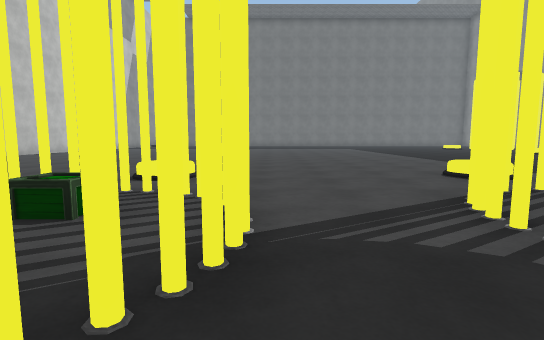
[1] (above)

18 first-person views from a walk through a scene from a Unity 3-D project. The camera is 1.2 m above the floor, tilts 6° down and sees 85° across. The floor is counted in squares, 2 m on a side. Each view is taken from the middle of a square. On the plan, view 1 faces up. The plan holds only what a view shows up to about 9 squares ahead; the rest is blank. The place goes on beyond the plan. The player is left out. Some surface patterns are stand-ins.

[2]
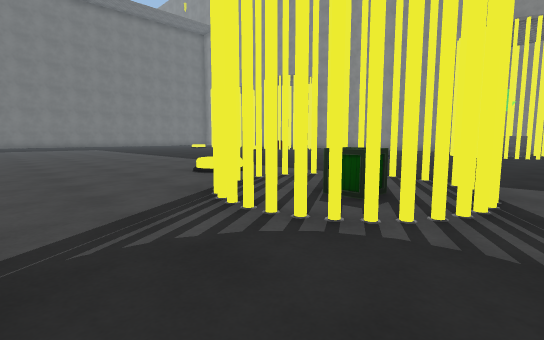

[3]
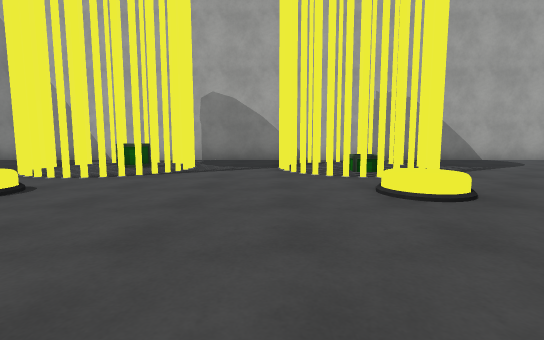

[4]
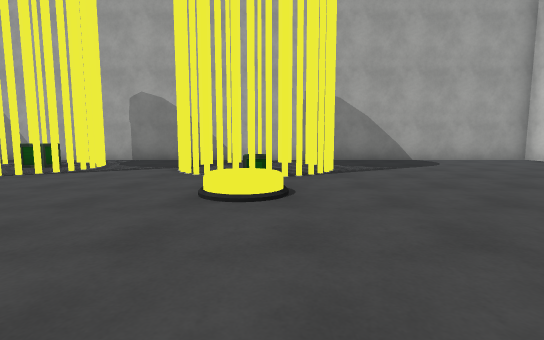

[5]
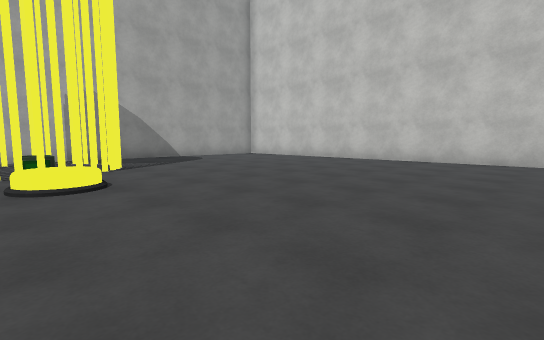

[6]
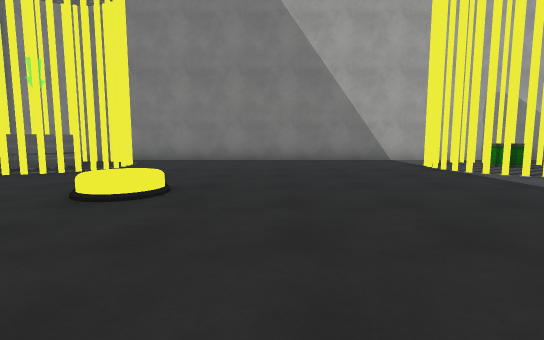

[7]
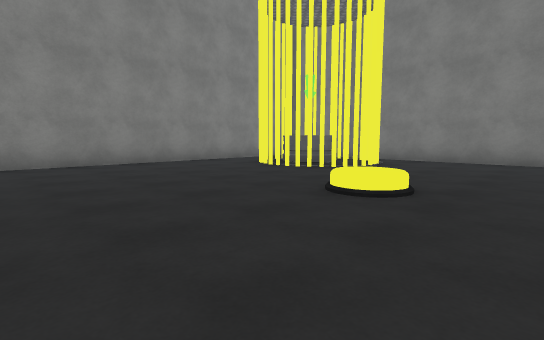

[8]
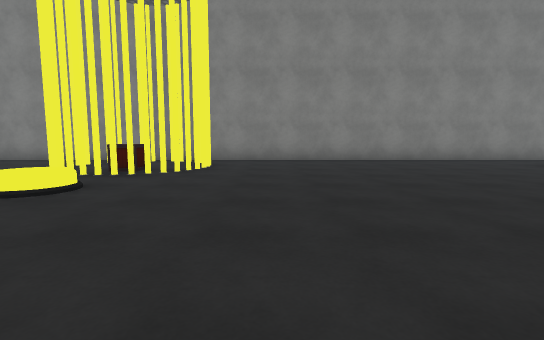

[9]
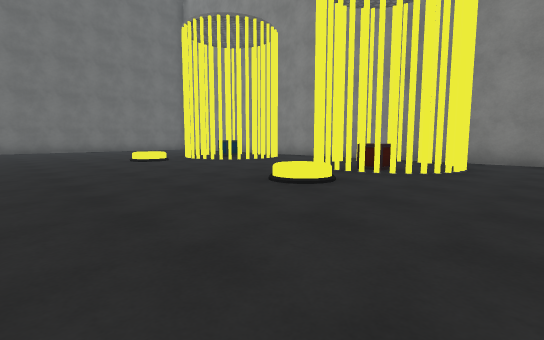

[10]
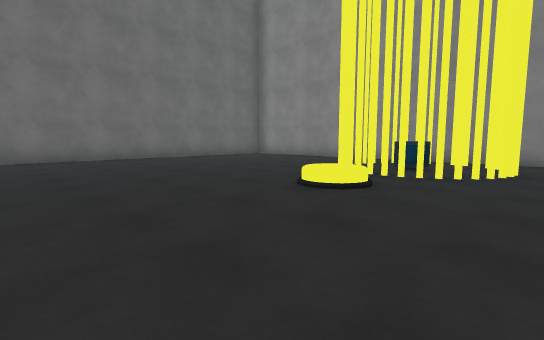

[11]
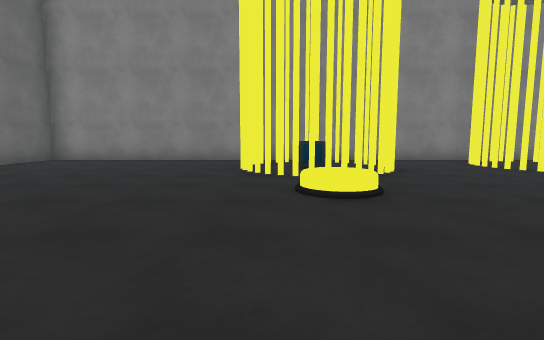

[12]
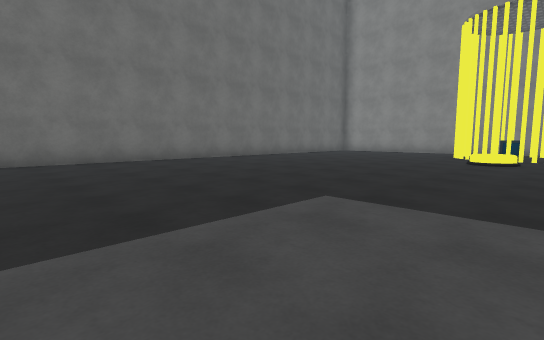

[13]
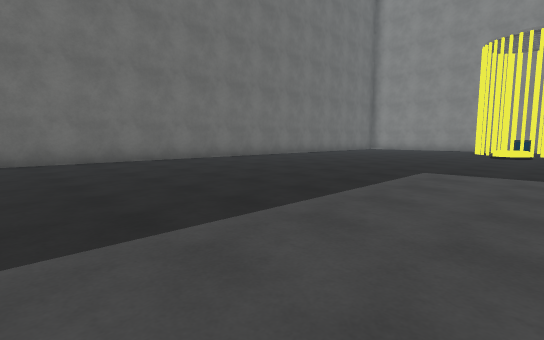

[14]
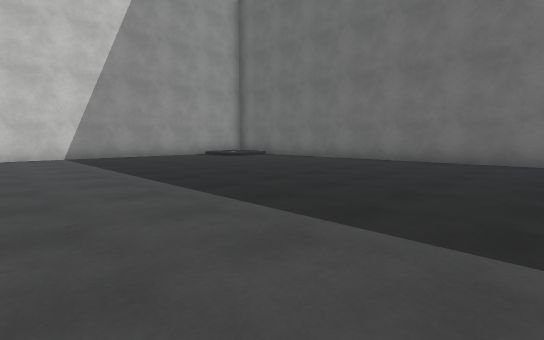

[15]
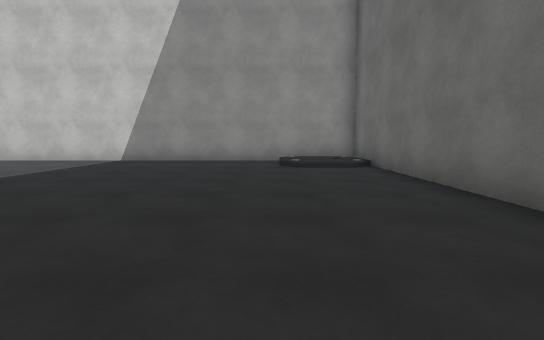

[16]
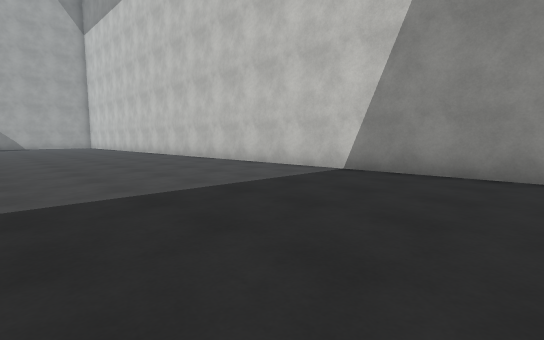

[17]
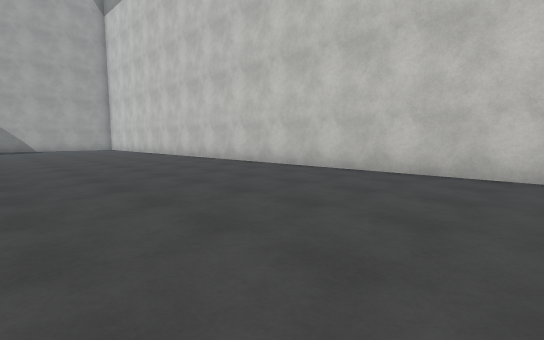

[18]
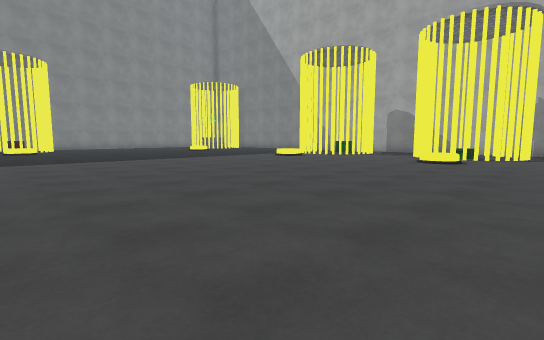

### Floor plan
Key: @ floor where view 1 was taken; # wall or solid block; x gap in a wall; . floor; / step, stairs or slope; O other object.
Columns run from 10 left of view 1 to 16 right of it. Each row starts with its distance up from view 1.
 25  #####################  ###
 24 #  /.................. ...#
 23 #  /......................#
 22 #//.......................#
 21 #.........................#
 20 #.........................#
 19 #......................#..#
 18 #.....................#.###
 17 #...................O.#O.##
 16 #.....................###.#
 15 #......          .........#
 14 #......          .........#
 13 #............... .....#####
 12 #...................O.##
 11 #.....................#####
 10 #......................##.#
  9 #............... .........#
  8 #............... .........#
  7 #.........................#
  6 #.........................#
  5 #.......O....O......O.....#
  4 #.........................#
  3   .....#Ox#.###.......###.#
  2   .....#O.#.#O.#.....####.#
  1   .....####.#O##.....## # #
  0 #.......##@...........# #
 -1 ####################### ##

Where each view was taken, in squares from view 1:
view 1: 0 up, 0 right, facing up
view 2: 0 up, 0 right, facing up-right
view 3: 8 up, 0 right, facing down
view 4: 8 up, 2 left, facing down
view 5: 9 up, 1 left, facing down-left
view 6: 8 up, 8 right, facing down
view 7: 8 up, 8 right, facing down-right
view 8: 9 up, 7 right, facing right
view 9: 9 up, 7 right, facing up-right
view 10: 15 up, 7 right, facing up-right
view 11: 18 up, 7 right, facing right
view 12: 16 up, 2 right, facing up-right
view 13: 16 up, 1 left, facing up-right
view 14: 16 up, 1 right, facing up-left
view 15: 22 up, 1 left, facing left
view 16: 21 up, 4 left, facing down-left
view 17: 17 up, 4 left, facing down-left
view 18: 13 up, 4 left, facing down-right
